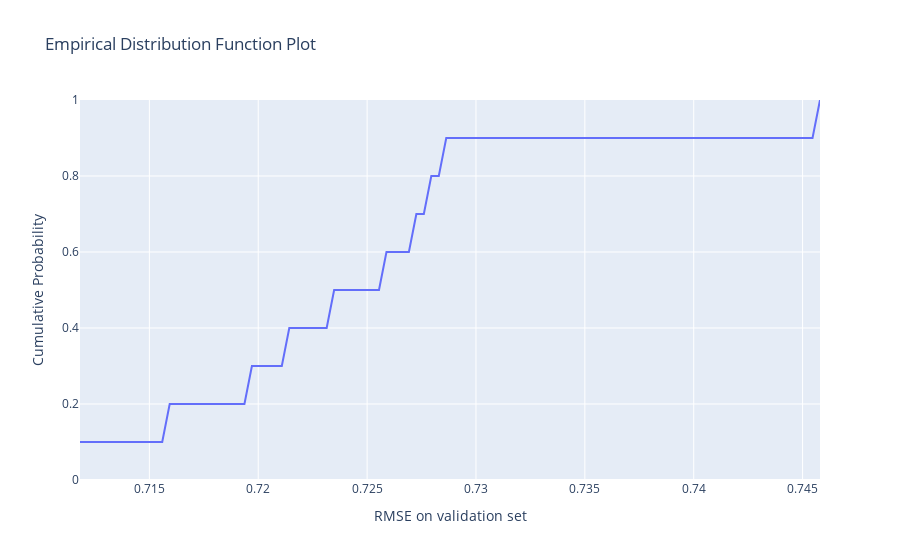

Write notebook code for a chart like this one.
### Code cell
# Visualize empirical distribution function; The cumulative probability at any point on the line represents the percentage of trials whose objective value is less than the objective value at that point.
optuna.visualization.plot_edf(study, target_name="RMSE on validation set")
